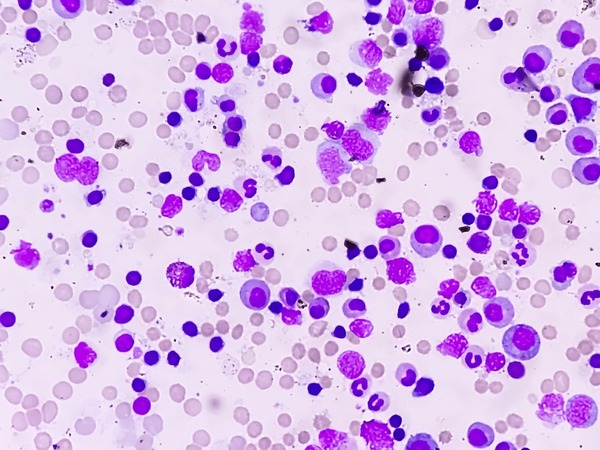
#> input picture med image 33.jpg, 600 x 450 px, found by its file name
$ jupyter execute --allow-errors 'White blood cells counting2.ipynb'
#> lines starting #> are read from the running program, lines starting #| are printed output that depends on the picture; after the words box and inside, x2 and y2 are one past the last pixel; in counts of white or black regions, pixels touching at a corner belong together
[cell 1]
import cv2 as cv
import numpy as np
import matplotlib.pyplot as plt
import glob
import argparse

[cell 2]
img = cv.imread('photos/Medical Images/med image 33.jpg')
#> img is the input picture: shape (450, 600, 3); mean B, G, R 233.2, 180.8, 215.1
z = img.reshape((-1,3))
z = np.float32(z)
criteria = (cv.TERM_CRITERIA_EPS + cv.TERM_CRITERIA_MAX_ITER, 10, 1.0)
k = 3
ret, label,center=cv.kmeans(z, k, None, criteria, 10, cv.KMEANS_RANDOM_CENTERS)
#> ret = 233357585.7; center = [[243.5, 219.4, 236.8], [219.4, 153.7, 198.4], [202.3, 23.33, 129.4]]
center = np.uint8(center)
#> center = [[243, 219, 236], [219, 153, 198], [202, 23, 129]]
res = center[label.flatten()]
res2 = res.reshape((img.shape))
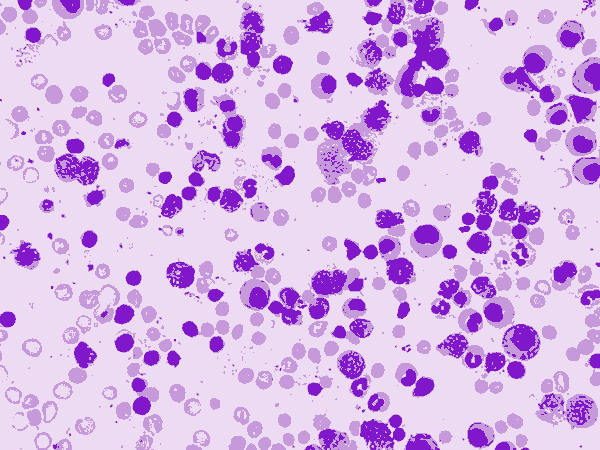
#> res2: shape (450, 600, 3); mean B, G, R 232.8, 180.4, 214.5

plt.imshow(res2)
plt.show()

[cell 3]
im_gray = cv.cvtColor(res2, cv.COLOR_BGR2GRAY)
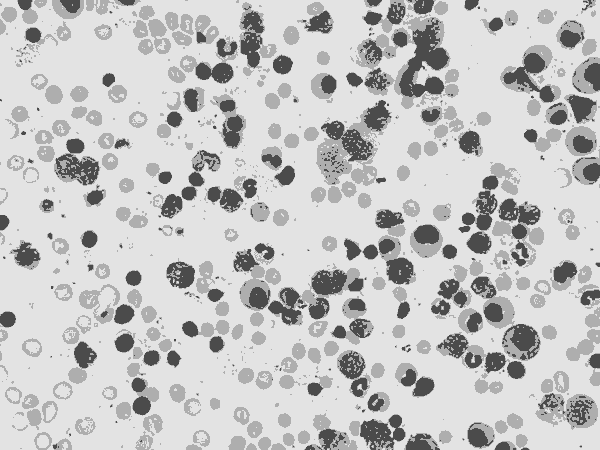
#> im_gray: shape (450, 600); min 75, max 227, mean 196.7
plt.imshow(im_gray)

[cell 4]
img = cv.medianBlur(im_gray, 5)
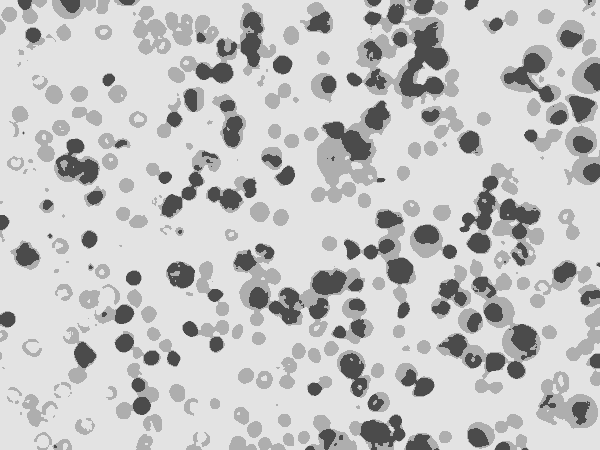
#> img: shape (450, 600); min 75, max 227, mean 197.4
ret, th1 = cv.threshold(img, 120, 50, cv.THRESH_BINARY)
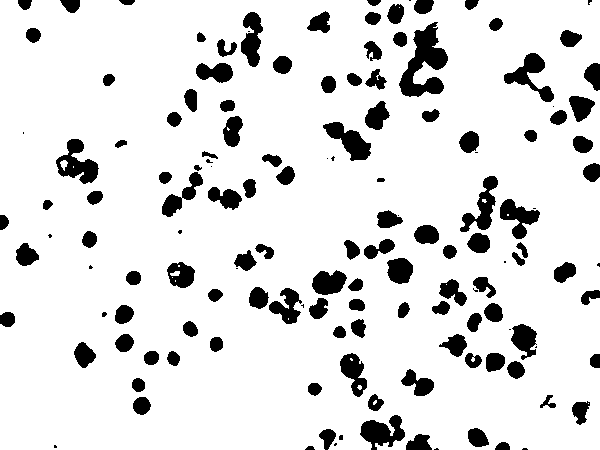
#> th1: shape (450, 600); values 0 (black) and 50 (white), 87.7% white; 143 black regions (27 under 20 px), largest, box (x1, y1, x2, y2) and area: (399, 22, 448, 97) 1823, (56, 139, 99, 184) 952, (360, 415, 405, 450) 896
th2 = cv.adaptiveThreshold(img, 255, cv.ADAPTIVE_THRESH_MEAN_C, \
                          cv.THRESH_BINARY, 11, 2)
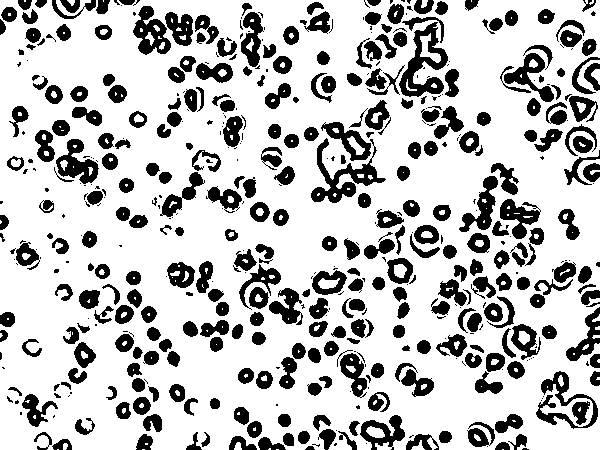
#> th2: shape (450, 600); 75.2% white; 523 black regions (197 under 20 px), largest, box (x1, y1, x2, y2) and area: (399, 22, 448, 97) 1504, (311, 138, 386, 203) 1440, (536, 371, 598, 429) 1049
th3 = cv.adaptiveThreshold(img, 255, cv.ADAPTIVE_THRESH_GAUSSIAN_C, \
                          cv.THRESH_BINARY, 11, 2)
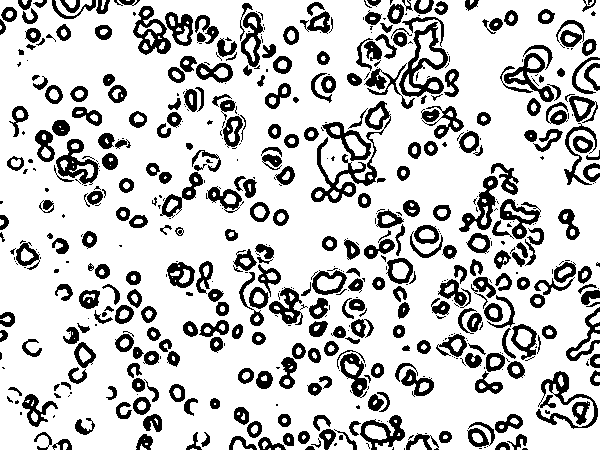
#> th3: shape (450, 600); 78.2% white; 588 black regions (254 under 20 px), largest, box (x1, y1, x2, y2) and area: (311, 101, 391, 203) 1520, (399, 22, 448, 97) 1173, (536, 371, 598, 429) 937
cv.imwrite('thw.jpg', th1)
plt.imshow(th1)
